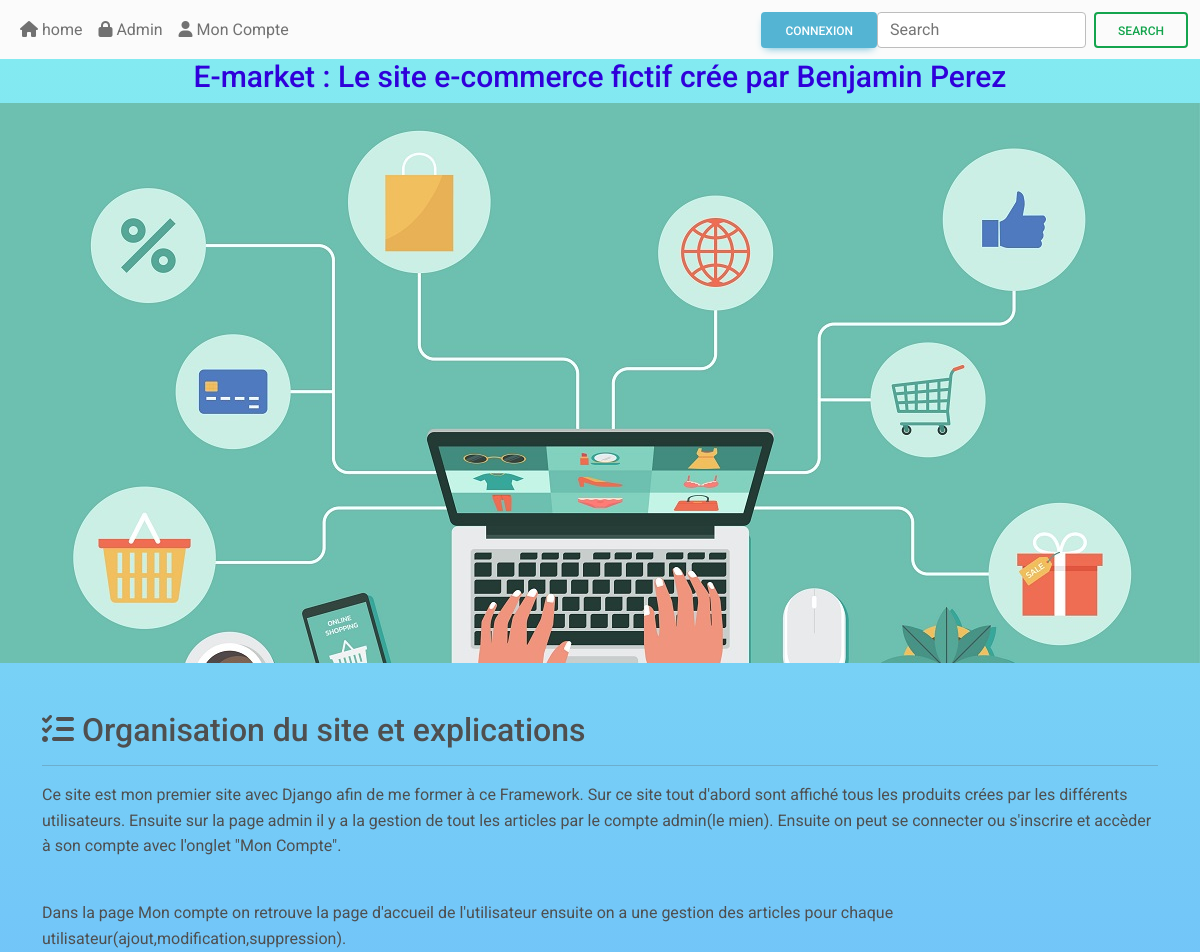
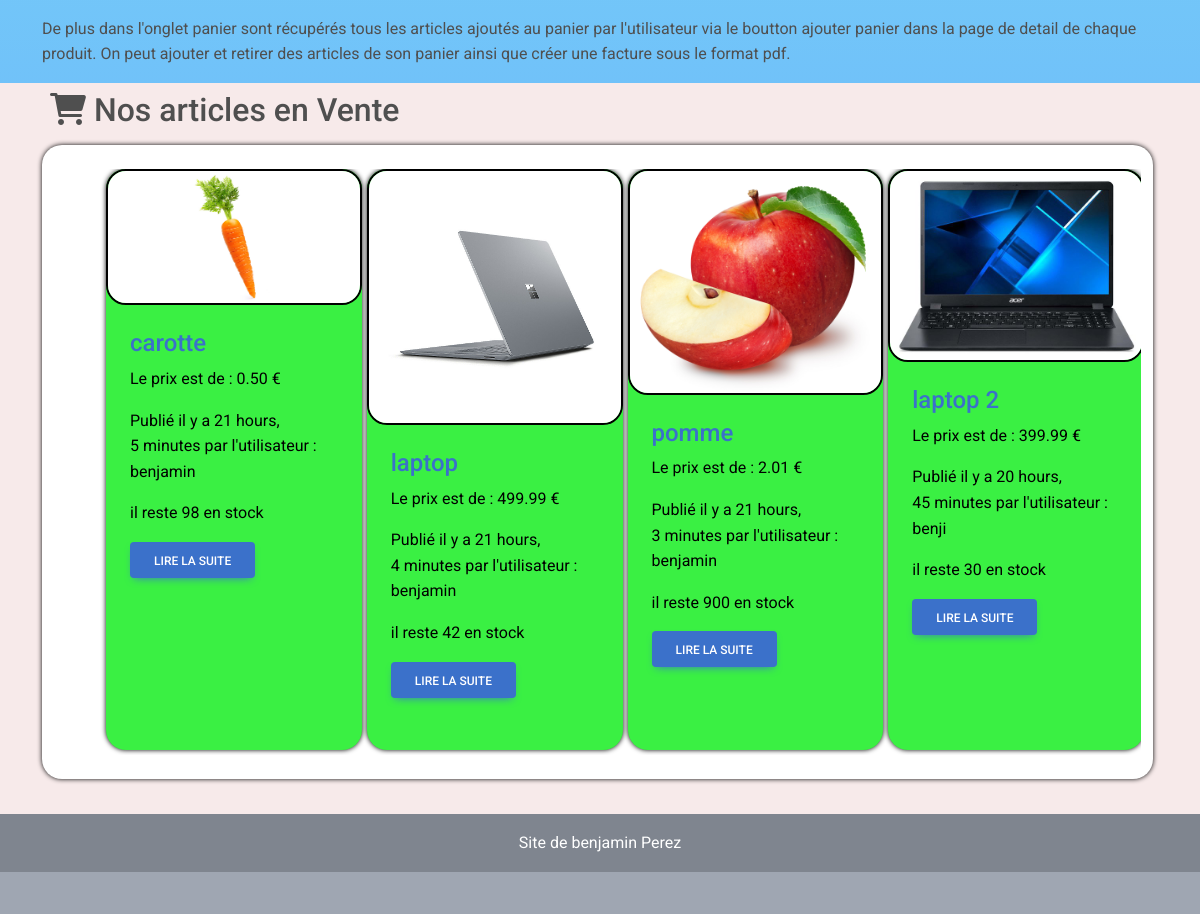
The page / on the database its author committed (2 pictures, top to bottom).
### gestion/models.py (models this page shows, shortened)
class Article(models.Model):
    user=models.ForeignKey(User, on_delete=models.CASCADE,null=True)
    title=models.CharField(max_length=50)
    description=models.TextField()
    image=models.ImageField(upload_to='media',null=True,blank=True)
    created_at=models.DateTimeField(auto_now_add=True)
    updated_at=models.DateTimeField(auto_now=True)
    category=models.ForeignKey(Category,on_delete=models.CASCADE)
    prix = models.DecimalField(max_digits=10, decimal_places=2)
    quantité=models.IntegerField(default=0,null=False,validators=[MinValueValidator(0)])

### gestion/views.py (the view)
# urls.py: path('',views.home,name="home"),
def home(request):
    list_articles=Article.objects.all()
    context={"list_articles":list_articles}
    return render(request,"index.html",context)

### gestion/templates/index.html (shortened to what this page needs)
{% load static %}
{% include 'head.html' %}
<link rel="stylesheet" href="{% static 'style.css' %}">
  <body>
    <header>
      {% include 'nav.html' %}
    </header>
    <main>
      <h1 class="titre-image">E-market : Le site e-commerce fictif crée par Benjamin Perez</h1>
      <section class="top-page">
      </section>
      <div class="container mt-5 ">
        <section>
          <h2><i class="fa-solid fa-list-check"></i>  Organisation du site et explications</h2>
          <hr>
          <p>Ce site est mon premier site avec Django afin de me former à ce Framework. Sur ce site tout d'abord sont affiché tous les produits crées par les différents utilisateurs. Ensuite sur la page admin il y a la gestion de tout les articles par le compte admin(le mien). Ensuite on peut se connecter ou s'inscrire et accèder à son compte avec l'onglet "Mon Compte".</p>
          <br>
          <p>Dans la page Mon compte on retrouve la page d'accueil de l'utilisateur ensuite on a une gestion des articles pour chaque utilisateur(ajout,modification,suppression).</p>
          <p>De plus dans l'onglet panier sont récupérés tous les articles ajoutés au panier par l'utilisateur via le boutton ajouter panier dans la page de detail de chaque produit. On peut ajouter et retirer des articles de son panier ainsi que créer une facture sous le format pdf.</p>
        </section>
      </div>
      <section class="articles_vente">
        <div class="container">
          <h2 class="p-2"><i class="fa-solid fa-cart-shopping"></i>  Nos articles en Vente</h2>
          <div class="card" id="block-card">
            <div class="card-body">
              <div class="row">
                <div class="cards-position">
                  {% for article in list_articles%}
                  <div class="card col-12 col-md-6 col-lg-3 col-xl-3">
                      <img class="card-img-top" src="{{ article.image.url }}" alt="image_card"></img>
                      <div class="card-body">
                          <h4 class="card-title"><a href="{% url 'detail' article.id %}"> {{article.title}} </a></h4>
                          <p class="card-text">Le prix est de : {{article.prix}} €</p>
                          <p class="card-text"> Publié il y a {{article.created_at|timesince}} par l'utilisateur : {{article.user}} </p>
                          <p>il reste {{article.quantité}} en stock</p>
                          <a href="{% url 'detail' article.id %}" class="btn btn-primary">Lire la suite</a>
                      </div>
                  </div>
                  {%endfor%}
                </div>
              </div>
            </div>
          </div>
        </div>
      </section>
    </main>
    <footer>
      {% include 'footer.html' %}
    </footer>
  </body>
</html>

### gestion/templates/head.html (shortened to what this page needs)
<!doctype html>
<html lang="en">
  <head>
    <link href="https://cdn.jsdelivr.net/npm/bootstrap@5.3.0-alpha1/dist/css/bootstrap.min.css" rel="stylesheet">
        <link
        href="https://cdnjs.cloudflare.com/ajax/libs/font-awesome/6.0.0/css/all.min.css"
        rel="stylesheet"
        />
        <link
        href="https://cdnjs.cloudflare.com/ajax/libs/mdb-ui-kit/6.1.0/mdb.min.css"
        rel="stylesheet"
        />
  </head>

### gestion/templates/nav.html (shortened to what this page needs)
<nav class="navbar navbar-expand-lg navbar-light bg-light">
  <div class="container-fluid">
    <div class="collapse navbar-collapse" id="navbarSupportedContent">
      <ul class="navbar-nav me-auto mb-2 mb-lg-0">
        <li class="nav-item">
          <a class="nav-link" href="../../"><i class="fa fa-home"></i>  home</a>
        </li>
        <li class="nav-item">
          <a class="nav-link" href="/admin"><i class="fa-solid fa-lock"></i>  Admin</a>
        </li>
        <li class="nav-item">
          {% if user.is_authenticated %}
          <a class="nav-link" href="{% url 'dashboard' %}"><i class="fa-solid fa-user"></i>  Mon Compte</a>
          {% else %}
          <a class="nav-link" href="{% url 'login-site' %}"><i class="fa-solid fa-user"></i>  Mon Compte</a>
          {% endif %}
        </li>
      </ul>
    </div>
    <div class="d-flex align-items-center">
      {% if user.is_authenticated %}
        <a href="{% url 'deconnexion' %}" class="btn btn-info">Deconnexion</a>
        {% else %}
        <a href="{% url 'login-site' %}" class="btn btn-info">Connexion</a>
        {% endif %}
        <form class="d-flex" method="get" action=" {%url 'search'%} ">
          <input class="form-control me-2" type="search" placeholder="Search" aria-label="Search" name="article">
          <button class="btn btn-outline-success" type="submit">Search</button>
        </form>
      </div>
    </div>
</nav>

### gestion/templates/footer.html
  <footer   class="bg-secondary text-white text-center">
    <div class="text-center p-3" style="background-color: rgba(0, 0, 0, 0.2);">
      <a class="text-white" >Site de benjamin Perez</a>
    </div>
  </footer>

### static/style.css (style rules this page uses)
body { padding: 0; margin: 0; }
.card { margin-right: 5px; margin-bottom: 5px; background-color: rgb(58, 240, 67); border-radius: 20px; box-shadow: 0px 0px 5px rgb(0, 0, 0); }
.card img { border: black solid 2px; border-radius: 20px; }
.card p { color: rgb(0, 0, 0); }
a { text-decoration: none !important; }
.row { padding-left: 40px !important; }
main { min-height: 100%; position: relative; padding-bottom: 0; background: linear-gradient(#83EAF1,#63A4FF); }
footer { position: relative; bottom: 0; width: 100%; height: 100px; }
section.top-page { background: url('../media/image_top.jpg'); background-size: cover; height: 70vh; }
.titre-image { text-align: center; color: rgb(47, 0, 218); font-size: 30px; }
.cards-position { display: flex; flex-direction: row; overflow: scroll; overflow-y: hidden; overscroll-behavior-inline: contain; }
#block-card { background-color: rgb(255, 255, 255); }
.articles_vente { background-color: rgb(247, 234, 234); padding-bottom: 30px; }
.card-text { overflow-y: hidden; }

### rows shown on the page
Article: image (picture), title "carotte", prix "0.50", created_at "21 hours, 5 minutes", user "benjamin", quantité "98"
Article: image (picture), title "laptop", prix "499.99", created_at "21 hours, 4 minutes", user "benjamin", quantité "42"
Article: image (picture), title "pomme", prix "2.01", created_at "21 hours, 3 minutes", user "benjamin", quantité "900"
Article: image (picture), title "laptop 2", prix "399.99", created_at "20 hours, 45 minutes", user "benji", quantité "30"
